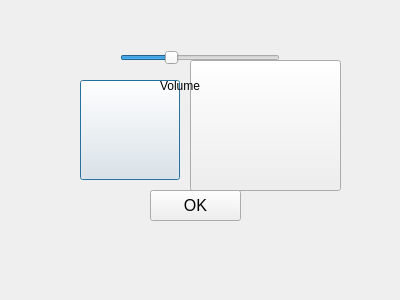
<?xml version="1.0" encoding="UTF-8"?>
<ui version="4.0">
 <class>settingBeginning</class>
 <widget class="QDialog" name="settingBeginning">
  <property name="geometry">
   <rect>
    <x>0</x>
    <y>0</y>
    <width>400</width>
    <height>300</height>
   </rect>
  </property>
  <property name="windowTitle">
   <string>Dialog</string>
  </property>
  <property name="styleSheet">
   <string notr="true">border-image: url(:/picture_for_begin/picture_for_begin_and_game/setting_beginning.png);</string>
  </property>
  <widget class="QPushButton" name="music">
   <property name="geometry">
    <rect>
     <x>80</x>
     <y>80</y>
     <width>100</width>
     <height>100</height>
    </rect>
   </property>
   <property name="styleSheet">
    <string notr="true">border-image: url(:/picture_for_begin/picture_for_begin_and_game/total_transparent.png);</string>
   </property>
   <property name="text">
    <string/>
   </property>
  </widget>
  <widget class="QPushButton" name="volume">
   <property name="geometry">
    <rect>
     <x>190</x>
     <y>60</y>
     <width>151</width>
     <height>131</height>
    </rect>
   </property>
   <property name="styleSheet">
    <string notr="true">border-image: url(:/picture_for_begin/picture_for_begin_and_game/total_transparent.png);</string>
   </property>
   <property name="text">
    <string/>
   </property>
  </widget>
  <widget class="QPushButton" name="okButton">
   <property name="geometry">
    <rect>
     <x>150</x>
     <y>190</y>
     <width>91</width>
     <height>31</height>
    </rect>
   </property>
   <property name="palette">
    <palette>
     <active/>
     <inactive/>
     <disabled/>
    </palette>
   </property>
   <property name="font">
    <font>
     <pointsize>12</pointsize>
    </font>
   </property>
   <property name="styleSheet">
    <string notr="true">border-image: url(:/picture_for_begin/picture_for_begin_and_game/button_background.png);</string>
   </property>
   <property name="text">
    <string>OK</string>
   </property>
  </widget>
  <widget class="QSlider" name="horizontalSlider">
   <property name="geometry">
    <rect>
     <x>120</x>
     <y>50</y>
     <width>160</width>
     <height>16</height>
    </rect>
   </property>
   <property name="value">
    <number>30</number>
   </property>
   <property name="orientation">
    <enum>Qt::Horizontal</enum>
   </property>
  </widget>
  <widget class="QLabel" name="Volumelabel">
   <property name="geometry">
    <rect>
     <x>160</x>
     <y>70</y>
     <width>81</width>
     <height>31</height>
    </rect>
   </property>
   <property name="text">
    <string>Volume</string>
   </property>
  </widget>
 </widget>
 <resources/>
 <connections/>
</ui>
